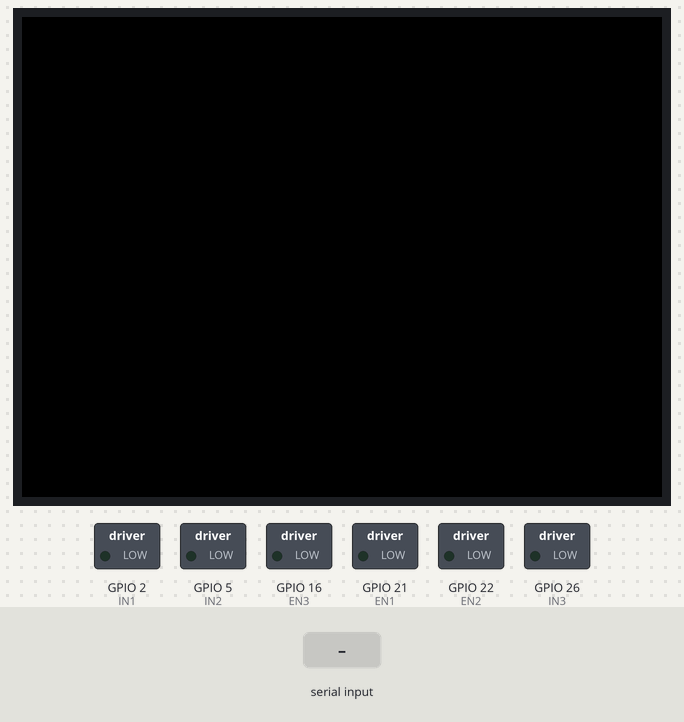
A program run on a simulated ESP32. On the bench: 320×240 colour display, switched loads named in the program (green lamp = pin HIGH). The test bench sets the inputs (shaded band). What the program prints to the serial monitor is not drawn.

Above: at 1.3 s.
1.4 s: "s\n" received over Serial
At 1.9 s:
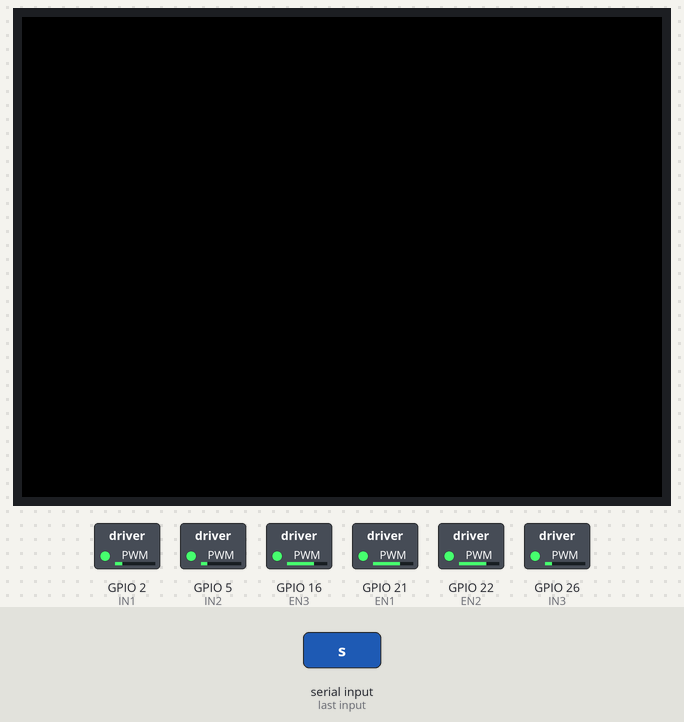
At 37.8 s:
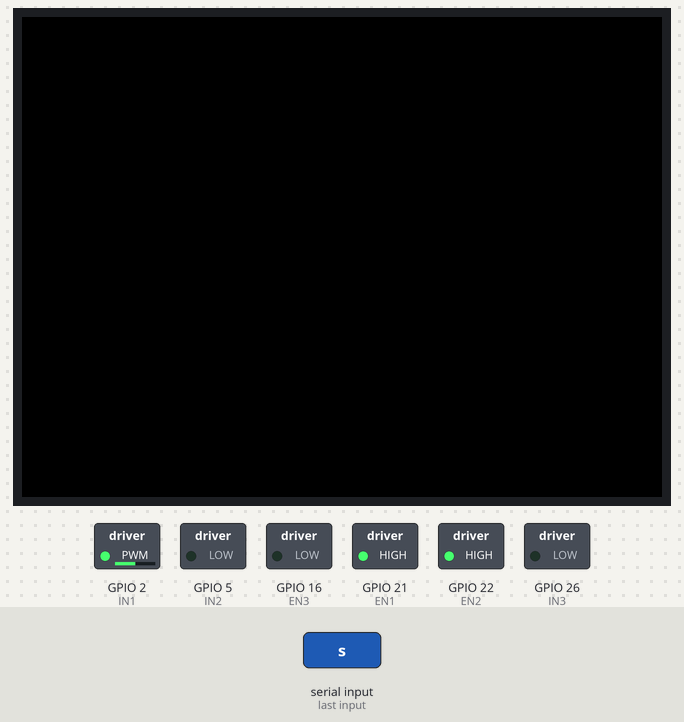
Timing chart, 0 to 38.1 s (numbered marks = the images above; inputs shaded):
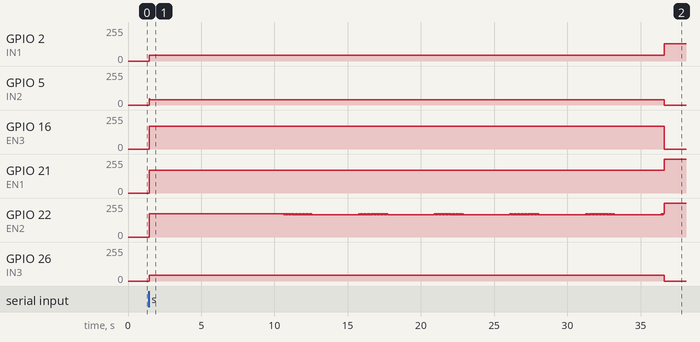

Measured:
- after the input at 1.4 s, GPIO 2 (IN1): 0/255 → 45/255 at once, → 128/255 35.2 s later; GPIO 5 (IN2): 0/255 → 40/255 at once, → 0/255 35.2 s later; GPIO 16 (EN3): 0/255 → 171/255 at once, → 0/255 35.2 s later; GPIO 21 (EN1): 0/255 → 171/255 at once, → 255/255 35.2 s later; GPIO 26 (IN3): 0/255 → 43/255 at once, → 0/255 35.2 s later

The program:

main.cpp
```cpp
// (licence header left out)
#include <M5Stack.h>

/* Define motor and drive parameter */
#define P_PAIR  7       /* Number of pole pairs */
#define F_PWM   20000   /* [Hz], PWM carrier frequency */
#define MOD_I   400000  /* modulaiton index at the start of 6-pulse control: Note unity = 1,000,000 */
#define NUM_F   1000    /* Number of turns in terms for initial forced commutation */
#define MOD_F   400000  /* Modulation index for initial forced commutation: Note unity = 1,000,000 */
#define TICK_F  100     /* [microseconds] to stay in a section */
#define D_MOD   20000   /* Change of modulation index by one command */
#define CHKDLY  50000   /* [microsecond] to wait to check the callback function takes over control */
#define MAF     540     /* Moving average filter to count revolution */

/* Define GPIO pins connected to P-NUCLEO-IHM001 */
/* Hall sensors */
/* Note: H1, H2, and H3 becomes 1 (high) when they detect a south pole. */
#define H1      17
#define H2      35
#define H3      36

/* Enable (deblock) signals */
#define EN1     21
#define EN2     22
#define EN3     16

/* Input (gate) signals */
/* Assign GPIO pins capable of hardware PWM */
/* PWM0: GPIO2, 5 for U- and W-phases V */
/* PWM1: GPIO25 for V-phase */
#define IN1     2
#define IN2     5
#define IN3     26
#define IN1PWM  0
#define IN2PWM  2
#define IN3PWM  4

/* Sector 1 signal */
#define SEC1    25

/* Constant aliases */
 int GB =  0x0;
 int DEB = 0x1;

/* Motor status */
#define STILL   0
#define RUNNING 1

/* Define pigpio parameters */
#define TIMEOUT 100000

/* Define global variables */
int st = STILL;         /* Enable (deblock) status */
int mod = 0;            /* Modulation index */
int called = 0;         /* Flag to indicate the callback function being called */
uint32_t tick_0 = 0;    /* [microsecond] for one electrical cycle */
uint32_t tick_1 = 0;    /* [microsecond] for one electrical cycle, old value */
uint32_t tick_diff[MAF];/* Tick difference buffer */
int k = 0;              /* Index for tick difference buffer */

/* Define function protorypes */
void setGPIO();
void processCommand();
void forcedCommutate(unsigned num, unsigned polePair, uint32_t tick_f);
void produceSignal(unsigned sector);
void cbDriveMotor(int gpio, int level, uint32_t tick);
void gateBlock();

/* The setup function */
void setup() {
/*PinMode*/
    pinMode(H1,INPUT);
    pinMode(H2,INPUT);
    pinMode(H3,INPUT);
    pinMode(EN1,OUTPUT);
    pinMode(EN2,OUTPUT);
    pinMode(EN3,OUTPUT);
    digitalWrite(EN1,GB);
    digitalWrite(EN2,GB);
    digitalWrite(EN3,GB);

/*The setup PWM pin*/
    ledcSetup(IN1PWM,F_PWM,8);
    ledcSetup(IN2PWM,F_PWM,8);
    ledcSetup(IN3PWM,F_PWM,8);
    pinMode(IN1,OUTPUT);
    pinMode(IN2,OUTPUT);
    pinMode(IN3,OUTPUT);
    ledcAttachPin(IN1,IN1PWM);
    ledcAttachPin(IN2,IN2PWM);
    ledcAttachPin(IN3,IN3PWM);

  M5.begin();
  Serial.begin(115200);

}

/* The main function */
void loop() {
    /* Show initial message */
    Serial.println("=====================================================");
    Serial.println(" bldc6p - BLDC motor 6-pulse control by Raspberry Pi ");
    Serial.println(" (c) 2021 @RR_Inyo                                   ");
    Serial.println("=====================================================");
    Serial.println("Commands:                                            ");
    Serial.println("  s: Start motor                                     ");
    Serial.println("  h: Stop motor                                      ");
    Serial.println("  r: Raise modulation index                          ");
    Serial.println("  l: Lower modulation index                          ");
    Serial.println("  t: Show rotational speed                           ");
    Serial.println("  e: End this program                                ");

    /* Infinate loop, outer */
    while(1) {

        /* Show prompt to user and wait for start command */
        while(st == STILL) {
            processCommand();
        }

        /* Forced commutation to start up */
        Serial.println("Trying forced commutation...");
        mod = MOD_F;
        forcedCommutate(NUM_F, P_PAIR, TICK_F);

        Serial.println("Succeeded in getting into the 6-pulse (120-degree) control mode by ISR callback functions.");

        /* Infinate loop, inner */
        while(st == RUNNING) {
            processCommand();
        }

        /* Gate block */
        gateBlock();
    }
}

/* Function to process command from user */
void processCommand()
{
    int c;
    int j = 0;
    uint64_t tick_ave = 0;

    /* Show prompt */
    Serial.println("bldc6p>> ");

    /* Obtain input */
    while(1) {
        /* Get char from stdin */
        if ( Serial.available() > 0) {

        c = Serial.read();

        /* Process obtained command */
        switch (c) {
            case 's':   /* Start motor */
                if (st == RUNNING) {
                    Serial.println("Motor already running.");
                }
                else if (st == STILL) {
                    st = RUNNING;
                    Serial.println("Starting motor...");
                }
                return;
            case 'h':   /* Stop (halt) motor */
                if (st == RUNNING) {
                    st = STILL;
                    Serial.println("Stopping motor...");
                }
                else if (st == STILL) {
                    Serial.println("Motor already standstill.");
                }
                return;

            case 'r':   /* Raise modulation index */
                mod += D_MOD;
                if (mod > 1000000) {
                    mod = 1000000;
                }
//                Serial.println("Modulation index raised up to: %.2f", mod / 1000000);
                return;

            case 'l':   /* Lower modulation index */
                mod -= D_MOD;
                if (mod < 0) {
                    mod = 0;
                }
//                Serial.println("Modulation index lowered down to: %.2f", mod / 1000000);
                return;

            case 't':   /* Show rotational speed */
                for(j = 0; j < MAF; j++) {
                    tick_ave += tick_diff[j];
                }
                tick_ave /= MAF;
//                Serial.println("Average tick difference for one electrical rotation: %d microsec", tick_ave);
//                Serial.println("Rotational speed: %.2f Hz", 1 / (tick_ave / 1e6) / (long)P_PAIR);
//                Serial.println("Rotational speed: %.2f rpm", 60.0 / (tick_ave / 1e6) / (long)P_PAIR);
                return;

            case 'e':   /* Exit from this program */
                Serial.println("Exiting from the program...");
                gateBlock();
                exit(0);

            case '\n':
                break;

            default:
                Serial.println("Unknown command.");
        }
        }
    }
}

/* Function to try to forced-commutatuon to start motor */
void forcedCommutate(unsigned num, unsigned polePair, uint32_t tick_f)
{
    unsigned i, sector;
    uint32_t tick;

    /* Try to drive motor in forced-commutatin mode */
    for (i = 0; i < num * polePair; i++) {
        for (sector = 0; sector < 6; sector++) {
            /* Choose sector one by one and wait */
            tick = micros();
            produceSignal(sector + 1);
            Serial.println(tick);
            while(micros() - tick < tick_f);
        }
    }
}

/* Function to produce GPIO signals depending on selected sector */
void produceSignal(unsigned sector)
{
    /* Produce necessary signals for Sector 1-6 */
    switch(sector) {
        case 1:     /* Sector 1 */
            /* Produce input (gate) signals */
            ledcWrite(IN1PWM,128);
            ledcWrite(IN2PWM,0);
            ledcWrite(IN3PWM,0);


            /* Produce enable (deblock) signals */
            digitalWrite(EN1, DEB);
            digitalWrite(EN2, GB);
            digitalWrite(EN3, DEB);

            /* Write 1 to Sector 1 signal */
//            digitalWrite(SEC1, 1);

            break;

        case 2:     /* Sector 2 */
            /* Produce input (gate) signals */
            ledcWrite(IN1PWM,0);
            ledcWrite(IN2PWM,128);
            ledcWrite(IN3PWM,0);

            /* Produce enable (deblock) signals */
            digitalWrite(EN1, GB);
            digitalWrite(EN2, DEB);
            digitalWrite(EN3, DEB);

            /* Write 0 to Sector 1 signal */
//            digitalWrite(SEC1, 0);

            break;

        case 3:     /* Sector 3 */
            /* Produce input (gate) signals */
            ledcWrite(IN1PWM,0);
            ledcWrite(IN2PWM,128);
            ledcWrite(IN3PWM,0);

            /* Produce enable (deblock) signals */
            digitalWrite(EN1, DEB);
            digitalWrite(EN2, DEB);
            digitalWrite(EN3, GB);

            /* Write 0 to Sector 1 signal */
//            digitalWrite(SEC1, 0);

            break;

        case 4:     /* Sector 4 */
            /* Produce input (gate) signals */
            ledcWrite(IN1PWM,0);
            ledcWrite(IN2PWM,0);
            ledcWrite(IN3PWM,128);

            /* Produce enable (deblock) signals */
            digitalWrite(EN1, DEB);
            digitalWrite(EN2, GB);
            digitalWrite(EN3, DEB);

            /* Write 0 to Sector 1 signal */
//            digitalWrite(SEC1, 0);

            break;

        case 5:     /* Sector 5 */
            /* Produce input (gate) signals */
            ledcWrite(IN1PWM,0);
            ledcWrite(IN2PWM,0);
            ledcWrite(IN3PWM,128);

            /* Produce enable (deblock) signals */
            digitalWrite(EN1, GB);
            digitalWrite(EN2, DEB);
            digitalWrite(EN3, DEB);

            /* Write 0 to Sector 1 signal */
//            digitalWrite(SEC1, 0);

            break;

        case 6:     /* Sector 6 */
            /* Produce input (gate) signals */
            ledcWrite(IN1PWM,128);
            ledcWrite(IN2PWM,0);
            ledcWrite(IN3PWM,0);

            /* Produce enable (deblock) signals */
            digitalWrite(EN1, DEB);
            digitalWrite(EN2, DEB);
            digitalWrite(EN3, GB);

            /* Write 0 to Sector 1 signal */
//            digitalWrite(SEC1, 0);

            break;
    }
}

/* Function to gate block */
void gateBlock()
{
    digitalWrite(EN1, GB);
    digitalWrite(EN2, GB);
    digitalWrite(EN3, GB);
}
```
